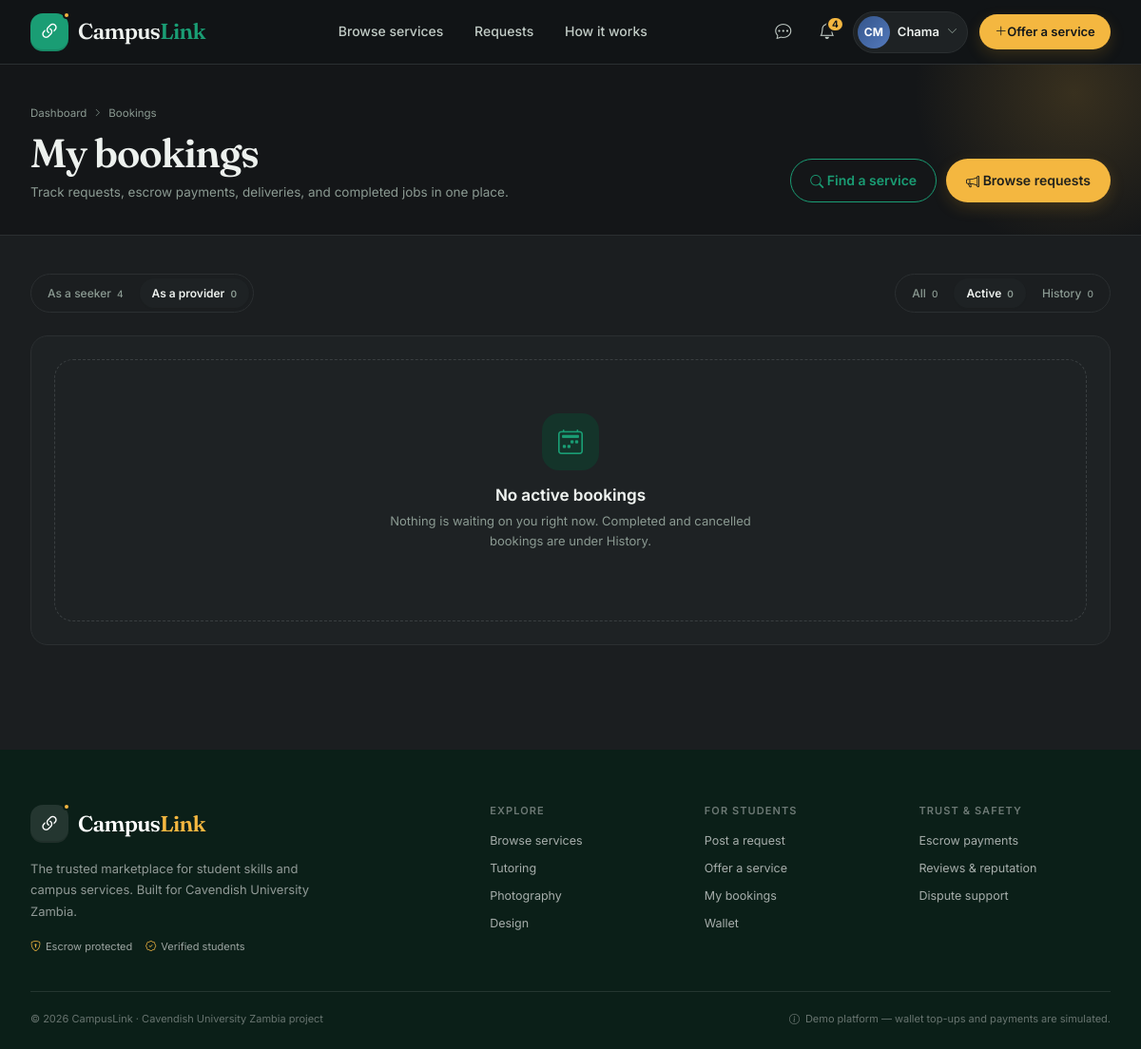
The app's page /bookings?view=providing&state=active (signed in) with its own data.
### app/models.py (models this page shows, shortened)
class User(UserMixin, db.Model):
    __tablename__ = "users"
    id = db.Column(db.Integer, primary_key=True)
    full_name = db.Column(db.String(120), nullable=False)
    email = db.Column(db.String(255), unique=True, nullable=False, index=True)
    student_number = db.Column(db.String(40), unique=True, nullable=False)
    phone = db.Column(db.String(30))
    password_hash = db.Column(db.String(255), nullable=False)
    role = db.Column(db.String(20), nullable=False, default="student")
    program = db.Column(db.String(120))
    year_of_study = db.Column(db.String(30))
    campus_area = db.Column(db.String(60))
    bio = db.Column(db.Text)
    skills = db.Column(db.String(255))
    is_verified = db.Column(db.Boolean, nullable=False, default=False)
    is_suspended = db.Column(db.Boolean, nullable=False, default=False)
    wallet_balance = db.Column(db.Numeric(12, 2), nullable=False, default=Decimal("0.00"))
    rating_avg = db.Column(db.Numeric(3, 2))
    review_count = db.Column(db.Integer, nullable=False, default=0)
    completed_bookings = db.Column(db.Integer, nullable=False, default=0)
    completion_rate = db.Column(db.Numeric(5, 2))
    reputation_score = db.Column(db.Numeric(3, 2))
    created_at = db.Column(db.DateTime, nullable=False, default=now)
    listings = db.relationship("Service", back_populates="provider", lazy="dynamic")
    reviews_received = db.relationship(
        "Review", back_populates="provider", foreign_keys="Review.provider_id", lazy="dynamic"
    )
    notifications = db.relationship("Notification", back_populates="user", lazy="dynamic")
    wallet_transactions = db.relationship(
        "WalletTransaction", back_populates="user", lazy="dynamic", order_by="WalletTransaction.created_at.desc()"
    )
    @property
    def is_admin(self):
        return self.role == "admin"
    @property
    def first_name(self):
        return self.full_name.split()[0] if self.full_name else "Student"
    @property
    def initials(self):
        parts = [p for p in (self.full_name or "").split() if p]
        return "".join(p[0] for p in parts[:2]).upper() or "?"
    @property
    def avatar_tone(self):
        return (self.id or 0) % 6

### app/bookings.py (the view)
@bp.get("/bookings")
@login_required
def index():
    view = request.args.get("view", "seeking")
    state = request.args.get("state", "all")
    page = parse_int(request.args.get("page"), minimum=1, default=1)
    if current_user.is_admin:
        view = "all"
        base = Booking.query
    elif view == "providing":
        base = Booking.query.filter(Booking.provider_id == current_user.id)
    else:
        view = "seeking"
        base = Booking.query.filter(Booking.seeker_id == current_user.id)
    counts_base = db.session.query(Booking.status, db.func.count(Booking.id))
    if current_user.is_admin:
        counts_base = counts_base.group_by(Booking.status)
    elif view == "providing":
        counts_base = counts_base.filter(Booking.provider_id == current_user.id).group_by(Booking.status)
    else:
        counts_base = counts_base.filter(Booking.seeker_id == current_user.id).group_by(Booking.status)
    counts = {status: count for status, count in counts_base.all()}
    if state == "active":
        base = base.filter(Booking.status.in_(BOOKING_ACTIVE))
    elif state == "history":
        base = base.filter(Booking.status.in_(HISTORY_STATUSES))
    else:
        state = "all"
    pagination = (
        base.options(
            joinedload(Booking.seeker),
            joinedload(Booking.provider),
            joinedload(Booking.service),
        )
        .order_by(Booking.created_at.desc())
        .paginate(page=page, per_page=10, error_out=False)
    )
    seeking_total = (
        Booking.query.filter(Booking.seeker_id == current_user.id).count() if not current_user.is_admin else 0
    )
    providing_total = (
        Booking.query.filter(Booking.provider_id == current_user.id).count() if not current_user.is_admin else 0
    )
    return render_template(
        "bookings/index.html",
        pagination=pagination,
        view=view,
        state=state,
        counts=counts,
        seeking_total=seeking_total,
        providing_total=providing_total,
    )

### app/utils.py (called while the page is built)
def parse_int(raw, minimum=None, maximum=None, default=None):
    try:
        value = int(str(raw).strip())
    except (TypeError, ValueError):
        return default
    if minimum is not None and value < minimum:
        return default
    if maximum is not None and value > maximum:
        return default
    return value

### app/templates/bookings/index.html (shortened to what this page needs)
{% extends "base.html" %}
{% from "partials/macros.html" import avatar, booking_card, status_badge, pagination_nav %}
{% block content %}
{% set active_count = counts.get('pending', 0) + counts.get('accepted', 0) + counts.get('in_escrow', 0) + counts.get('delivered', 0) + counts.get('disputed', 0) %}
{% set total_count = counts.values() | sum %}
{% set history_count = total_count - active_count %}
<div class="page-head">
  <div class="container">
    <div class="breadcrumbs">
      <a href="{{ url_for('main.dashboard') }}">Dashboard</a><i class="bi bi-chevron-right"></i>
      <span>Bookings</span>
    </div>
    <div class="d-flex flex-wrap justify-content-between align-items-end gap-3">
      <div>
        <h1>{{ 'All bookings' if current_user.is_admin else 'My bookings' }}</h1>
        <p>{{ 'Every booking across the platform, including escrow and dispute status.' if current_user.is_admin else 'Track requests, escrow payments, deliveries, and completed jobs in one place.' }}</p>
      </div>
      <div class="page-actions mt-0">
        {% if not current_user.is_admin %}
        <a class="btn btn-outline-brand" href="{{ url_for('listings.browse') }}"><i class="bi bi-search"></i> Find a service</a>
        <a class="btn btn-gold" href="{{ url_for('requests.index') }}"><i class="bi bi-megaphone"></i> Browse requests</a>
        {% else %}
        <a class="btn btn-outline-ink" href="{{ url_for('admin.dashboard') }}"><i class="bi bi-shield-check"></i> Admin console</a>
        {% endif %}
      </div>
    </div>
  </div>
</div>
<div class="page-section">
  <div class="container">
    <div class="d-flex flex-wrap justify-content-between align-items-center gap-2 mb-4">
      {% if not current_user.is_admin %}
      <div class="status-tabs" aria-label="Booking role">
        <a class="{{ 'active' if view == 'seeking' }}" href="{{ url_for('bookings.index', view='seeking', state=state) }}">
          As a seeker <span class="count">{{ seeking_total }}</span>
        </a>
        <a class="{{ 'active' if view == 'providing' }}" href="{{ url_for('bookings.index', view='providing', state=state) }}">
          As a provider <span class="count">{{ providing_total }}</span>
        </a>
      </div>
      {% else %}
      <div class="status-tabs" aria-label="Booking role">
        <a class="active" href="{{ url_for('bookings.index', state=state) }}">Platform-wide <span class="count">{{ total_count }}</span></a>
      </div>
      {% endif %}
      <div class="status-tabs" aria-label="Booking status">
        <a class="{{ 'active' if state == 'all' }}" href="{{ url_for('bookings.index', view=view, state='all') }}">All <span class="count">{{ total_count }}</span></a>
        <a class="{{ 'active' if state == 'active' }}" href="{{ url_for('bookings.index', view=view, state='active') }}">Active <span class="count">{{ active_count }}</span></a>
        <a class="{{ 'active' if state == 'history' }}" href="{{ url_for('bookings.index', view=view, state='history') }}">History <span class="count">{{ history_count }}</span></a>
      </div>
    </div>
    {% if pagination.items %}
      {% if current_user.is_admin %}
      <div class="panel">
        <div class="table-scroll">
          <table class="site-table">
            <thead>
              <tr>
                <th>Reference</th>
                <th>Service</th>
                <th>Seeker</th>
                <th>Provider</th>
                <th>Scheduled</th>
                <th>Amount</th>
                <th>Status</th>
                <th></th>
              </tr>
            </thead>
            <tbody>
              {% for booking in pagination.items %}
              <tr>
                <td><span class="ref" style="font-family: monospace; font-size: 10.5px;">{{ booking.reference }}</span></td>
                <td><strong>{{ booking.title|truncate(34) }}</strong></td>
                <td><span class="table-user">{{ avatar(booking.seeker, 'xs') }}<span><strong>{{ booking.seeker.full_name }}</strong><span>{{ booking.seeker.student_number }}</span></span></span></td>
                <td><span class="table-user">{{ avatar(booking.provider, 'xs') }}<span><strong>{{ booking.provider.full_name }}</strong><span>{{ booking.provider.student_number }}</span></span></span></td>
                <td>{{ booking.scheduled_at|datetime('%d %b · %H:%M') }}</td>
                <td>{{ booking.price|money }}</td>
                <td>{{ status_badge(booking.status_meta) }}</td>
                <td><a class="btn btn-outline-ink" href="{{ url_for('bookings.detail', booking_id=booking.id) }}">View</a></td>
              </tr>
              {% endfor %}
            </tbody>
          </table>
        </div>
      </div>
      {% else %}
      <div class="booking-list">
        {% for booking in pagination.items %}{{ booking_card(booking, current_user) }}{% endfor %}
      </div>
      {% endif %}
      <div class="mt-4">{{ pagination_nav(pagination, 'Booking pages') }}</div>
    {% else %}
      <div class="panel">
        <div class="empty-state">
          <div class="empty-icon"><i class="bi bi-calendar2-week"></i></div>
          {% if state == 'active' %}
            <h3>No active bookings</h3>
            <p>Nothing is waiting on you right now. Completed and cancelled bookings are under History.</p>
          {% elif state == 'history' %}
            <h3>No booking history yet</h3>
            <p>Your completed, cancelled, and declined bookings will appear here.</p>
          {% else %}
            <h3>No bookings yet</h3>
            <p>Book a campus service to see its escrow timeline and updates here.</p>
            <a class="btn btn-brand btn-sm" href="{{ url_for('listings.browse') }}">Browse services</a>
          {% endif %}
        </div>
      </div>
    {% endif %}
  </div>
</div>
{% endblock %}

### app/templates/base.html (shortened to what this page needs)
<!doctype html>
<html lang="en">
<head>
  <link rel="stylesheet" href="{{ url_for('static', filename='vendor/bootstrap/bootstrap.min.css') }}">
  <link rel="stylesheet" href="{{ url_for('static', filename='vendor/bootstrap-icons/bootstrap-icons.min.css') }}">
  <link rel="stylesheet" href="{{ url_for('static', filename='css/app.css') }}">
</head>
<body class="{% block body_class %}{% endblock %}">
  <nav class="navbar navbar-expand-lg app-navbar sticky-top">
    <div class="container">
      <a class="navbar-brand brand" href="{{ url_for('main.home') }}" aria-label="CampusLink home">
        <span class="brand-mark"><i class="bi bi-link-45deg"></i></span>
        <span class="brand-text">Campus<span>Link</span></span>
      </a>
      <div class="collapse navbar-collapse" id="mainNav">
        <ul class="navbar-nav mx-auto nav-center">
          <li class="nav-item">
            <a class="nav-link {{ 'active' if request.blueprint == 'listings' and request.endpoint == 'listings.browse' }}" href="{{ url_for('listings.browse') }}">Browse services</a>
          </li>
          {% if current_user.is_authenticated %}
          <li class="nav-item">
            <a class="nav-link {{ 'active' if request.blueprint == 'requests' }}" href="{{ url_for('requests.index') }}">Requests</a>
          </li>
          {% endif %}
          <li class="nav-item">
            <a class="nav-link" href="{{ url_for('main.home') }}#how-it-works">How it works</a>
          </li>
        </ul>
        <div class="nav-actions">
          {% if current_user.is_authenticated %}
            <a class="icon-btn" href="{{ url_for('messages.inbox') }}" aria-label="Messages">
              <i class="bi bi-chat-dots"></i>
            </a>
            <a class="icon-btn" href="{{ url_for('main.notifications') }}" aria-label="Notifications">
              <i class="bi bi-bell"></i>
              {% if unread_notifications %}<span class="count-badge">{{ unread_notifications if unread_notifications < 10 else '9+' }}</span>{% endif %}
            </a>
            <div class="dropdown">
              <button class="user-menu" type="button" data-bs-toggle="dropdown" aria-expanded="false">
                <span class="avatar avatar-sm avatar-tone-{{ current_user.avatar_tone }}">{{ current_user.initials }}</span>
                <span class="user-menu-name d-none d-xl-inline">{{ current_user.first_name }}</span>
                <i class="bi bi-chevron-down user-chevron"></i>
              </button>
            </div>
            {% if not current_user.is_admin %}
            <a class="btn btn-gold btn-sm offer-btn d-none d-xl-inline-flex" href="{{ url_for('listings.create') }}"><i class="bi bi-plus-lg"></i>Offer a service</a>
            {% endif %}
          {% else %}
            <a class="login-link" href="{{ url_for('auth.login') }}">Log in</a>
            <a class="btn btn-brand btn-sm" href="{{ url_for('auth.register') }}">Join CampusLink</a>
          {% endif %}
        </div>
      </div>
    </div>
  </nav>
  <main id="main-content">
    {% block content %}{% endblock %}
  </main>
  <footer class="app-footer">
    <div class="container">
      <div class="footer-top">
        <div class="footer-brand">
          <a class="brand brand-light" href="{{ url_for('main.home') }}">
            <span class="brand-mark"><i class="bi bi-link-45deg"></i></span>
            <span class="brand-text">Campus<span>Link</span></span>
          </a>
          <p>The trusted marketplace for student skills and campus services. Built for Cavendish University Zambia.</p>
          <div class="footer-trust">
            <span><i class="bi bi-shield-lock"></i>Escrow protected</span>
            <span><i class="bi bi-patch-check"></i>Verified students</span>
          </div>
        </div>
        <div class="footer-links">
          <div>
            <h4>Explore</h4>
            <a href="{{ url_for('listings.browse') }}">Browse services</a>
            <a href="{{ url_for('listings.browse', category='tutoring') }}">Tutoring</a>
            <a href="{{ url_for('listings.browse', category='photography') }}">Photography</a>
            <a href="{{ url_for('listings.browse', category='graphic-design') }}">Design</a>
          </div>
          <div>
            <h4>For students</h4>
            {% if current_user.is_authenticated %}
            <a href="{{ url_for('requests.create') }}">Post a request</a>
            <a href="{{ url_for('listings.create') }}">Offer a service</a>
            <a href="{{ url_for('bookings.index') }}">My bookings</a>
            <a href="{{ url_for('main.wallet') }}">Wallet</a>
            {% else %}
            <a href="{{ url_for('auth.register') }}">Create an account</a>
            <a href="{{ url_for('auth.login') }}">Log in</a>
            <a href="{{ url_for('main.home') }}#how-it-works">How it works</a>
            {% endif %}
          </div>
          <div>
            <h4>Trust &amp; safety</h4>
            <a href="{{ url_for('main.home') }}#trust">Escrow payments</a>
            <a href="{{ url_for('main.home') }}#reviews">Reviews &amp; reputation</a>
            <a href="{{ url_for('main.home') }}#trust">Dispute support</a>
          </div>
        </div>
      </div>
      <div class="footer-bottom">
        <span>&copy; {{ 2026 }} {{ APP_NAME }} · Cavendish University Zambia project</span>
        <span class="demo-note"><i class="bi bi-info-circle"></i>Demo platform — wallet top-ups and payments are simulated.</span>
      </div>
    </div>
  </footer>
</body>
</html>

### records on screen
User: initials "CM", first_name "Chama", role "My bookings", role "Track requests, escrow payments, deliveries, and completed jobs in one place."

### other values on screen
{{ unread_notifications if unread_notifications < 10 else '9+' }} "4"
{{ seeking_total }} "4"
{{ providing_total }} "0"
{{ total_count }} "0"
{{ active_count }} "0"
{{ history_count }} "0"
{{ 2026 }} "2026"
{{ APP_NAME }} "CampusLink"
